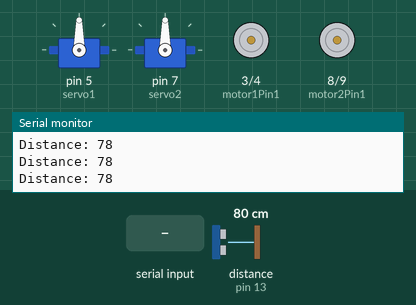
Simulated run of this sketch. Board: Arduino Uno, built with avr-gcc and run on an emulated ATmega328P. Parts: 2 × servo, motor-driver pin pairs drawn as motors (green arrow = first pin HIGH = forward, orange = second pin HIGH = backward, longer = more drive, scaled by the enable pin), the last lines printed to the serial monitor. Wiring (inferred from the names in the program): ultrasonic range finder: trigger pin 12; echo pin 13. The inputs (shaded band) are chosen by the test bench; at power-on: distance to the obstacle (sensor on pin 13) 80 cm. The echo pulse lasts 58.3 µs per cm.

Above: at 1.2 s.
1.3 s: distance to the obstacle (sensor on pin 13) set to 15 cm
2.8 s: distance to the obstacle (sensor on pin 13) set to 12 cm
At 3.2 s:
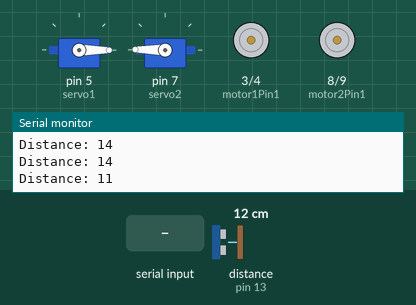
At 5.2 s:
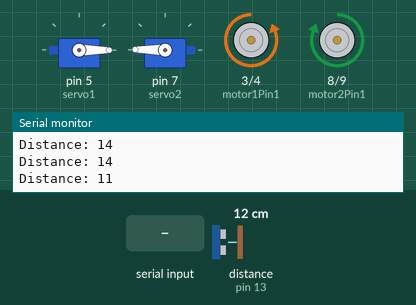
5.8 s: "F" received over Serial
At 7.1 s:
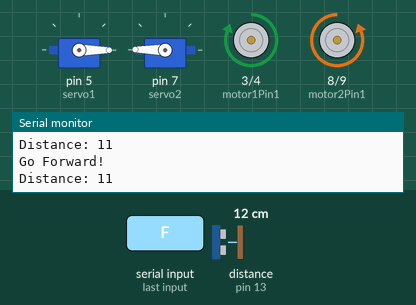
8.8 s: "R" received over Serial
Timing chart, 0 to 19.8 s (numbered marks = the images above; inputs shaded):
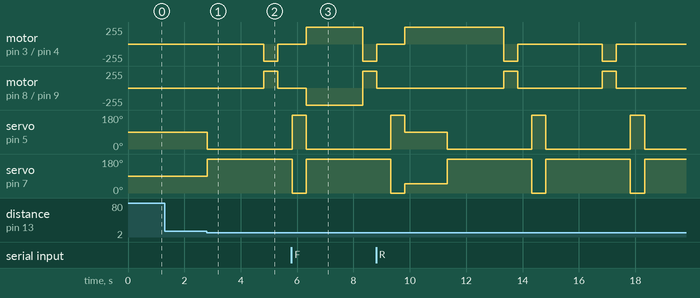

Measured:
- the behaviour switches between 14 and 13 cm on distance to the obstacle (sensor on pin 13) (found by bisection; images 0 and 1)
- after the input at 2.8 s, motor on pin 3 (motor1Pin1) / pin 4 (motor1Pin2): stopped → backward 255/255 after 2.0 s, → stopped 0.50 s later; motor on pin 8 (motor2Pin1) / pin 9 (motor2Pin2): stopped → forward 255/255 after 2.0 s, → stopped 0.50 s later; servo on pin 5 (servo1): 90° → 0° at once; servo on pin 7 (servo2): 90° → 179° at once
- after the input at 5.8 s, motor on pin 3 (motor1Pin1) / pin 4 (motor1Pin2): stopped → forward 255/255 after 0.52 s, → backward 255/255 2.0 s later; motor on pin 8 (motor2Pin1) / pin 9 (motor2Pin2): stopped → backward 255/255 after 0.52 s, → forward 255/255 2.0 s later

The sketch:

WWHSRobotCode.ino
```cpp
#include <Servo.h>
long duration;
int distance;
const int trigPin = 12;
const int echoPin = 13;
int motor1Pin1 = 3; // pin 2 on L293D IC
int motor1Pin2 = 4; // pin 7 on L293D IC
int enable1Pin = 6; // pin 1 on L293D IC
int motor2Pin1 = 8; // pin 10 on L293D IC
int motor2Pin2 = 9; // pin 15 on L293D IC
int enable2Pin = 11; // pin 9 on L293D IC
int state;
int flag = 0;      //makes sure that the serial only prints once the state
int stateStop = 0;
Servo servo1;
Servo servo2;
void setup() {
  // sets the pins as outputs:
  pinMode(motor1Pin1, OUTPUT);
  pinMode(motor1Pin2, OUTPUT);
  pinMode(enable1Pin, OUTPUT);
  pinMode(motor2Pin1, OUTPUT);
  pinMode(motor2Pin2, OUTPUT);
  pinMode(enable2Pin, OUTPUT);
  pinMode(trigPin, OUTPUT);
  pinMode(echoPin, INPUT);
  // sets enable1Pin and enable2Pin high so that motor can turn on:
  digitalWrite(enable1Pin, HIGH);
  digitalWrite(enable2Pin, HIGH);
  // initialize serial communication at 9600 bits per second:
  servo1.attach(5); //left
  servo2.attach(7); //right
  Serial.begin(9600);
}

void loop() {
  //ultrasonic sensor bootup
  digitalWrite(trigPin, LOW);
  delayMicroseconds(2);
  digitalWrite(trigPin, HIGH);
  delayMicroseconds(10);
  digitalWrite(trigPin, LOW);
  duration = pulseIn(echoPin, HIGH);
  distance = duration * 0.034 / 2;
  Serial.print("Distance: ");
  Serial.println(distance);

  if (distance < 13) {
    servo1.write(0);
    servo2.write(179);
    delay(2000);
      digitalWrite(motor1Pin1, LOW);
    digitalWrite(motor1Pin2, HIGH);
    digitalWrite(motor2Pin1, HIGH);
    digitalWrite(motor2Pin2, LOW);
    delay(500);
    digitalWrite(motor1Pin1, LOW);
    digitalWrite(motor1Pin2, LOW);
    digitalWrite(motor2Pin1, LOW);
    digitalWrite(motor2Pin2, LOW);
    delay(500);
    servo1.write(179);
    servo2.write(0);
    delay(500);
    servo1.write(90);
    servo2.write(50);
  }


  //bluetooth control
  //if some date is sent, reads it and saves in state
  if (Serial.available() > 0) {
    state = Serial.read();
    flag = 0;
  }
  // if the state is 'F' the DC motor will go forward
  if (state == 'F') {
    digitalWrite(motor1Pin1, HIGH);
    digitalWrite(motor1Pin2, LOW);
    digitalWrite(motor2Pin1, LOW);
    digitalWrite(motor2Pin2, HIGH);
    if (flag == 0) {
      Serial.println("Go Forward!");
      flag = 1;
    }
  }

  // if the state is 'R' the motor will turn left
  else if (state == 'R') {
    digitalWrite(motor1Pin1, HIGH);
    digitalWrite(motor1Pin2, LOW);
    digitalWrite(motor2Pin1, LOW);
    digitalWrite(motor2Pin2, LOW);
    if (flag == 0) {
      Serial.println("Turn LEFT");
      flag = 1;
    }
    delay(1500);
    state = 3;
    stateStop = 1;
  }
  // if the state is 'S' the motor will Stop
  else if (state == 'S' || stateStop == 1) {
    digitalWrite(motor1Pin1, LOW);
    digitalWrite(motor1Pin2, LOW);
    digitalWrite(motor2Pin1, LOW);
    digitalWrite(motor2Pin2, LOW);
    if (flag == 0) {
      Serial.println("STOP!");
      flag = 1;
    }
    stateStop = 0;
  }
  // if the state is 'L' the motor will turn right
  else if (state == 'L') {
    digitalWrite(motor1Pin1, LOW);
    digitalWrite(motor1Pin2, LOW);
    digitalWrite(motor2Pin1, LOW);
    digitalWrite(motor2Pin2, HIGH);
    if (flag == 0) {
      Serial.println("Turn RIGHT");
      flag = 1;
    }
    delay(1500);
    state = 3;
    stateStop = 1;
  }
  // if the state is 'B' the motor will Reverse
  else if (state == 'B') {
    digitalWrite(motor1Pin1, LOW);
    digitalWrite(motor1Pin2, HIGH);
    digitalWrite(motor2Pin1, HIGH);
    digitalWrite(motor2Pin2, LOW);
    if (flag == 0) {
      Serial.println("Reverse!");
    }
  }
}
// In void loop, delete the distance if statement to test bluetooth.
//For running the complete code, the serial monitor will be interfered with when tx and rx for bluetooth is connected.
```
